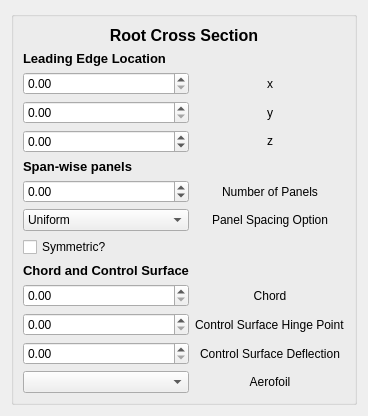
          <widget class="QWidget" name="tab_7">
           <property name="minimumSize">
            <size>
             <width>318</width>
             <height>0</height>
            </size>
           </property>
           <attribute name="title">
            <string>Wing Root Cross Section</string>
           </attribute>
           <layout class="QGridLayout" name="gridLayout_3">
            <item row="0" column="0">
             <widget class="QGroupBox" name="groupBox_8">
              <property name="title">
               <string/>
              </property>
              <layout class="QGridLayout" name="gridLayout_11">
               <item row="4" column="0">
                <widget class="QDoubleSpinBox" name="WRCW_LE_loc_y">
                 <property name="maximum">
                  <double>49.000000000000000</double>
                 </property>
                </widget>
               </item>
               <item row="8" column="0">
                <widget class="QDoubleSpinBox" name="panelNum_SWPanels">
                 <property name="minimum">
                  <double>-50.000000000000000</double>
                 </property>
                 <property name="maximum">
                  <double>44.000000000000000</double>
                 </property>
                </widget>
               </item>
               <item row="14" column="0">
                <widget class="QDoubleSpinBox" name="WRCS_CSHP"/>
               </item>
               <item row="8" column="1" alignment="Qt::AlignHCenter">
                <widget class="QLabel" name="label_74">
                 <property name="sizePolicy">
                  <sizepolicy hsizetype="MinimumExpanding" vsizetype="Preferred">
                   <horstretch>0</horstretch>
                   <verstretch>0</verstretch>
                  </sizepolicy>
                 </property>
                 <property name="minimumSize">
                  <size>
                   <width>0</width>
                   <height>0</height>
                  </size>
                 </property>
                 <property name="text">
                  <string>Number of Panels</string>
                 </property>
                </widget>
               </item>
               <item row="3" column="1" alignment="Qt::AlignHCenter">
                <widget class="QLabel" name="label_78">
                 <property name="text">
                  <string>x</string>
                 </property>
                </widget>
               </item>
               <item row="12" column="0">
                <widget class="QLabel" name="label_69">
                 <property name="font">
                  <font>
                   <pointsize>10</pointsize>
                   <weight>75</weight>
                   <bold>true</bold>
                  </font>
                 </property>
                 <property name="text">
                  <string>Chord and Control Surface</string>
                 </property>
                </widget>
               </item>
               <item row="13" column="1">
                <widget class="QLabel" name="label_75">
                 <property name="text">
                  <string>Chord</string>
                 </property>
                 <property name="alignment">
                  <set>Qt::AlignCenter</set>
                 </property>
                </widget>
               </item>
               <item row="15" column="0">
                <widget class="QDoubleSpinBox" name="WRCS_CSD"/>
               </item>
               <item row="15" column="1">
                <widget class="QLabel" name="label_79">
                 <property name="text">
                  <string>Control Surface Deflection</string>
                 </property>
                 <property name="alignment">
                  <set>Qt::AlignCenter</set>
                 </property>
                </widget>
               </item>
               <item row="4" column="1" alignment="Qt::AlignHCenter">
                <widget class="QLabel" name="label_73">
                 <property name="text">
                  <string>y</string>
                 </property>
                </widget>
               </item>
               <item row="13" column="0">
                <widget class="QDoubleSpinBox" name="WRCS_Chord"/>
               </item>
               <item row="7" column="0">
                <widget class="QLabel" name="label_70">
                 <property name="sizePolicy">
                  <sizepolicy hsizetype="Preferred" vsizetype="Maximum">
                   <horstretch>0</horstretch>
                   <verstretch>0</verstretch>
                  </sizepolicy>
                 </property>
                 <property name="font">
                  <font>
                   <pointsize>10</pointsize>
                   <weight>75</weight>
                   <bold>true</bold>
                  </font>
                 </property>
                 <property name="text">
                  <string>Span-wise panels</string>
                 </property>
                </widget>
               </item>
               <item row="5" column="1" alignment="Qt::AlignHCenter">
                <widget class="QLabel" name="label_72">
                 <property name="text">
                  <string>&lt;html&gt;&lt;head/&gt;&lt;body&gt;&lt;p&gt;z&lt;/p&gt;&lt;/body&gt;&lt;/html&gt;</string>
                 </property>
                </widget>
               </item>
               <item row="10" column="1" alignment="Qt::AlignHCenter">
                <widget class="QLabel" name="label_71">
                 <property name="text">
                  <string>Panel Spacing Option</string>
                 </property>
                </widget>
               </item>
               <item row="5" column="0">
                <widget class="QDoubleSpinBox" name="WRCW_LE_loc_z">
                 <property name="minimum">
                  <double>-33.000000000000000</double>
                 </property>
                 <property name="maximum">
                  <double>45.000000000000000</double>
                 </property>
                </widget>
               </item>
               <item row="2" column="0" colspan="2">
                <widget class="QLabel" name="label_77">
                 <property name="sizePolicy">
                  <sizepolicy hsizetype="Preferred" vsizetype="Maximum">
                   <horstretch>0</horstretch>
                   <verstretch>0</verstretch>
                  </sizepolicy>
                 </property>
                 <property name="font">
                  <font>
                   <pointsize>10</pointsize>
                   <weight>75</weight>
                   <bold>true</bold>
                  </font>
                 </property>
                 <property name="text">
                  <string>Leading Edge Location</string>
                 </property>
                </widget>
               </item>
               <item row="14" column="1">
                <widget class="QLabel" name="label_76">
                 <property name="text">
                  <string>Control Surface Hinge Point</string>
                 </property>
                </widget>
               </item>
               <item row="3" column="0">
                <widget class="QDoubleSpinBox" name="WRCW_LE_loc_x">
                 <property name="suffix">
                  <string/>
                 </property>
                 <property name="maximum">
                  <double>49.000000000000000</double>
                 </property>
                </widget>
               </item>
               <item row="10" column="0">
                <widget class="QComboBox" name="SWPanelSpcaing">
                 <item>
                  <property name="text">
                   <string>Uniform</string>
                  </property>
                 </item>
                 <item>
                  <property name="text">
                   <string>Cosine</string>
                  </property>
                 </item>
                 <item>
                  <property name="text">
                   <string>Reverse Cosine</string>
                  </property>
                 </item>
                </widget>
               </item>
               <item row="11" column="0">
                <widget class="QCheckBox" name="WRCS_S_symCheckbox">
                 <property name="text">
                  <string>Symmetric?</string>
                 </property>
                </widget>
               </item>
               <item row="0" column="0" colspan="2">
                <widget class="QLabel" name="MainWingLabel_6">
                 <property name="sizePolicy">
                  <sizepolicy hsizetype="Minimum" vsizetype="Maximum">
                   <horstretch>0</horstretch>
                   <verstretch>0</verstretch>
                  </sizepolicy>
                 </property>
                 <property name="font">
                  <font>
                   <pointsize>12</pointsize>
                   <weight>75</weight>
                   <bold>true</bold>
                  </font>
                 </property>
                 <property name="contextMenuPolicy">
                  <enum>Qt::PreventContextMenu</enum>
                 </property>
                 <property name="frameShadow">
                  <enum>QFrame::Sunken</enum>
                 </property>
                 <property name="lineWidth">
                  <number>1</number>
                 </property>
                 <property name="text">
                  <string>Root Cross Section</string>
                 </property>
                 <property name="alignment">
                  <set>Qt::AlignCenter</set>
                 </property>
                </widget>
               </item>
               <item row="16" column="0">
                <widget class="QComboBox" name="WRCS_aerofoil"/>
               </item>
               <item row="16" column="1">
                <widget class="QLabel" name="label_23">
                 <property name="sizePolicy">
                  <sizepolicy hsizetype="Preferred" vsizetype="Preferred">
                   <horstretch>0</horstretch>
                   <verstretch>0</verstretch>
                  </sizepolicy>
                 </property>
                 <property name="toolTipDuration">
                  <number>0</number>
                 </property>
                 <property name="text">
                  <string>Aerofoil</string>
                 </property>
                 <property name="alignment">
                  <set>Qt::AlignCenter</set>
                 </property>
                </widget>
               </item>
              </layout>
             </widget>
            </item>
           </layout>
          </widget>
